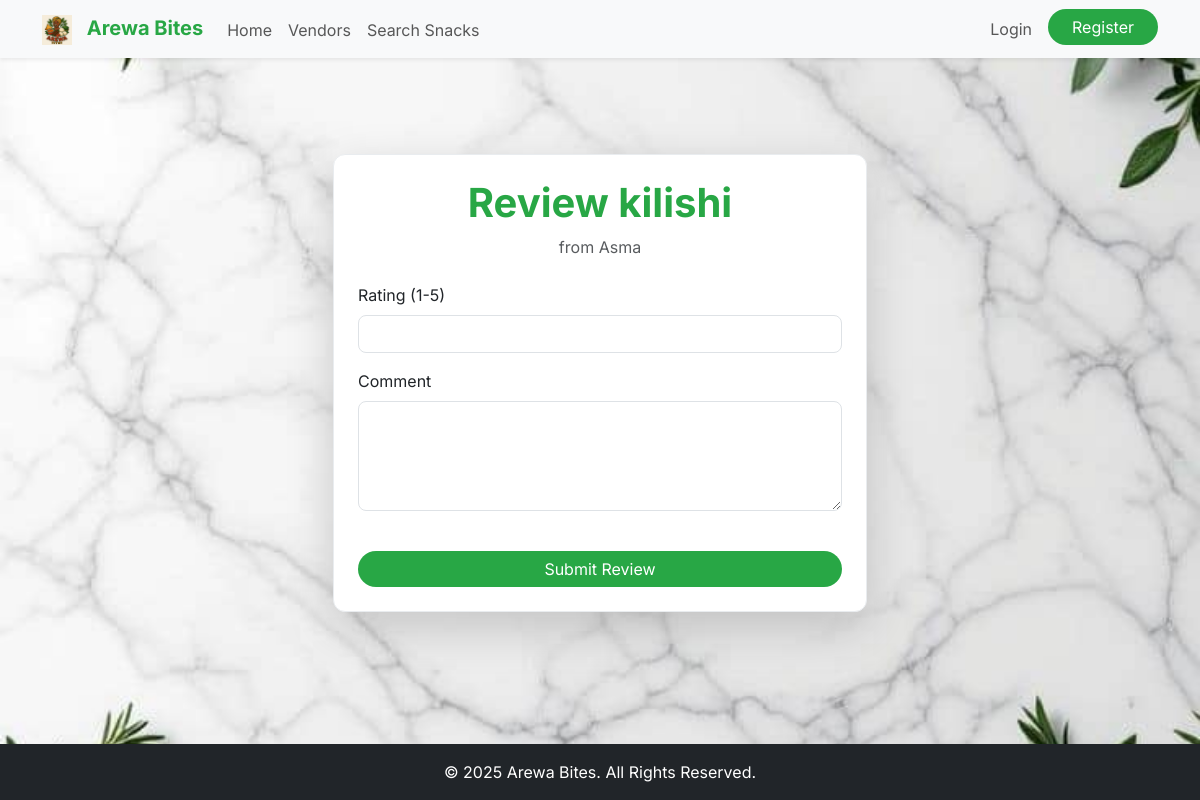
The app's page /snack/1/review, older data.
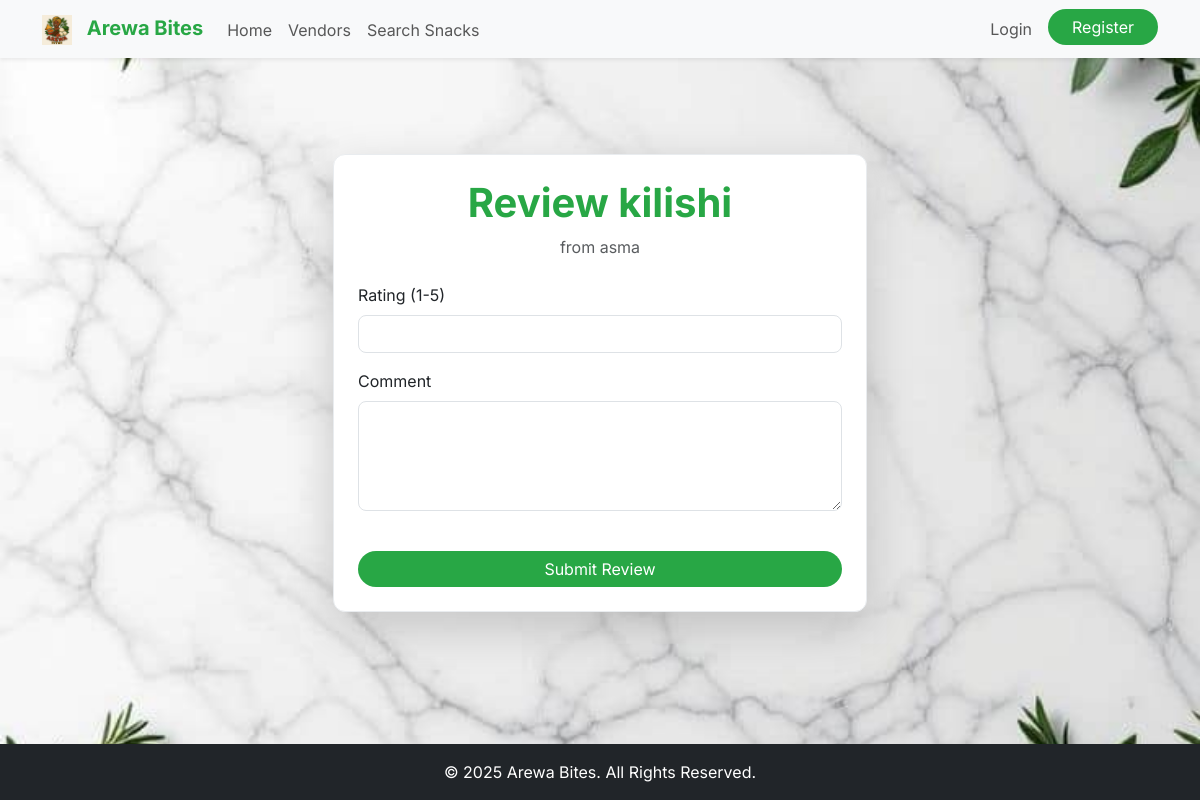
The same page, newer data.
### app/models.py (models this page shows, shortened)
class Vendor(db.Model, UserMixin):
    id = db.Column(db.Integer, primary_key=True)
    business_name = db.Column(db.String(100), unique=True, nullable=False)
    contact_name = db.Column(db.String(100), nullable=False)
    whatsapp_number = db.Column(db.String(20), unique=True, nullable=False)
    location_zone = db.Column(db.String(100), nullable=False)
    state = db.Column(db.String(100), nullable=False)
    email = db.Column(db.String(120), unique=True, nullable=False)
    password = db.Column(db.String(200), nullable=False)
    logo_url = db.Column(db.String(200), nullable=False, default='logos/default.png')
    is_admin = db.Column(db.Boolean, default=False)
    is_verified = db.Column(db.Boolean, default=False)
    referral_code = db.Column(db.String(10), unique=True, nullable=False)
    referred_by = db.Column(db.Integer, db.ForeignKey('vendor.id'))
    snacks = db.relationship('Snack', backref='vendor', lazy=True, cascade="all, delete-orphan")
    referrals = db.relationship('Vendor', backref=db.backref('referrer', remote_side=[id]), lazy=True)

### app/routes.py (the view, shortened to what this page needs)
@main.route("/snack/<int:snack_id>/review", methods=['GET', 'POST'])
def review_snack(snack_id):
    snack = db.session.get(Snack, snack_id)
    if not snack:
        flash('Snack not found.', 'danger')
        return redirect(url_for('main.home'))
    form = ReviewForm()
    return render_template('review_snack.html', form=form, snack=snack)

### app/forms.py
class ReviewForm(FlaskForm):
    rating = IntegerField('Rating (1-5)', validators=[DataRequired(), NumberRange(min=1, max=5)])
    comment = TextAreaField('Comment', validators=[DataRequired(), Length(min=10, max=500)])
    submit = SubmitField('Submit Review')

### app/__init__.py (called while the page is built)
def create_app(config_class=Config):
    app = Flask(__name__)
    app.config.from_object(config_class)
    db.init_app(app)
    bcrypt.init_app(app)
    login_manager.init_app(app)
    csrf.init_app(app)
    migrate.init_app(app, db)
    socketio.init_app(app)
    @app.context_processor
    def inject_globals():
        current_vendor = None
        if 'vendor_id' in session:
            from app.models import Vendor
            current_vendor = db.session.get(Vendor, session.get('vendor_id'))
        return {
            'now': datetime.utcnow(),
            'current_vendor': current_vendor
        }
    from app.routes import main
    app.register_blueprint(main)
    return app

### app/templates/review_snack.html (shortened to what this page needs)
{% extends "base.html" %}
{% block content %}
<div class="container my-5">
    <div class="row justify-content-center">
        <div class="col-md-6">
            <div class="card p-4 shadow-lg arewa-card">
                <h1 class="card-title text-center arewa-text-green mb-2 fw-bold">Review {{ snack.name }}</h1>
                <p class="text-center text-muted mb-4">from {{ snack.vendor.business_name }}</p>
                <form method="POST" action="{{ url_for('main.review_snack', snack_id=snack.id) }}" novalidate>
                    <div class="mb-3">
                        <label for="{{ form.rating.id }}" class="form-label">Rating (1-5)</label>
                        {{ form.rating(class="form-control") }}
                    </div>
                    <div class="mb-3">
                        <label for="{{ form.comment.id }}" class="form-label">Comment</label>
                        {{ form.comment(class="form-control", rows="4") }}
                    </div>
                    {{ form.submit(class="btn btn-arewa-primary w-100 mt-4 rounded-pill") }}
                </form>
            </div>
        </div>
    </div>
</div>
{% endblock %}

Row changes from the older to the newer data that the page shows:
removed Vendor: vendor.business_name "Asma"
now on this page (row edited): Vendor: vendor.business_name "asma"
